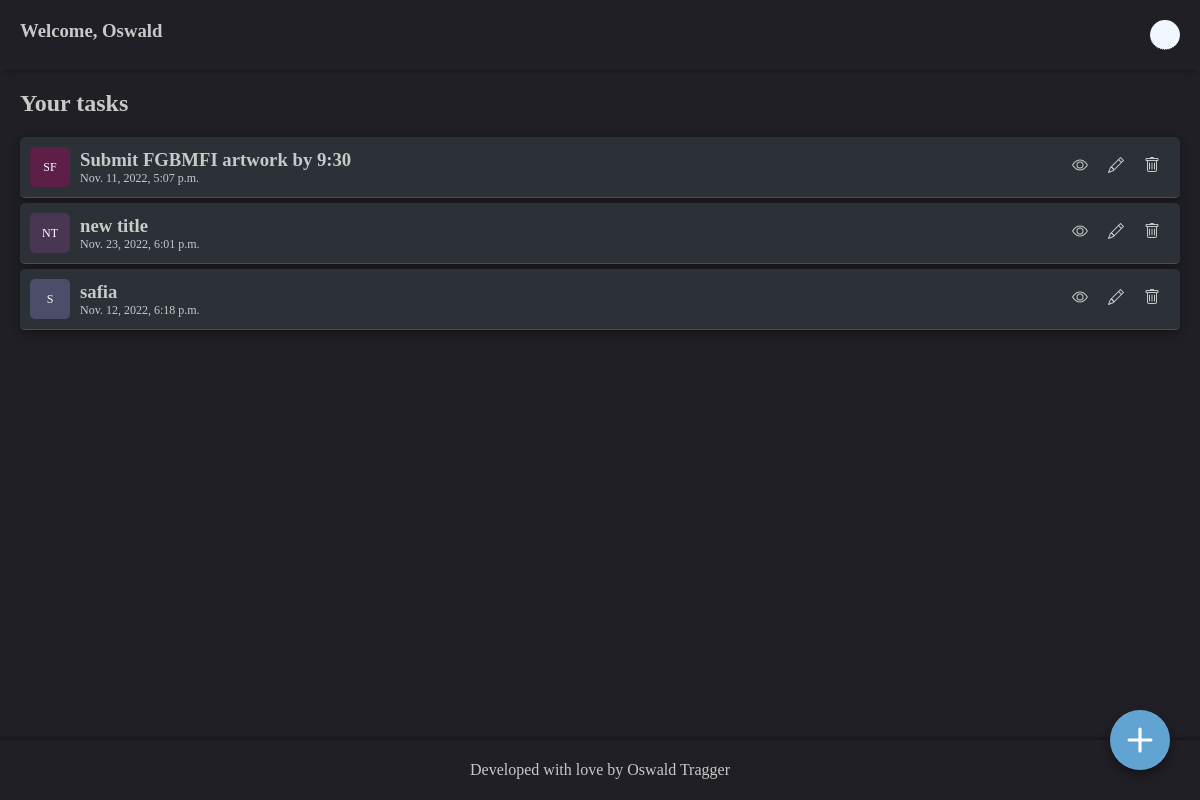
The app's page / (signed in) with its own data.
### task/models.py (models this page shows, shortened)
class Task(models.Model):
    title = models.CharField(max_length = 100, blank = False)
    description = models.TextField(blank=True)
    time = models.DateTimeField(auto_now=False, auto_now_add=False)
    def get_initials(self):
        sp = ''
        split = self.title.split()[:2]
        for i in split:
            sp += i[0].upper()
        return sp

### task/views.py (the view)
# urls.py: path('', views.tasks, name='tasks'),
def tasks(request):
    tasks = Task.objects.all()
    context = {'tasks':tasks}
    return render(request, 'index.html', context)

### templates/index.html (shortened to what this page needs)
{% load static %}
<!DOCTYPE html>
<html lang="en">
<head>
    <link rel="stylesheet" href="{% static 'css/styles.css' %}">
</head>
<body class="vh vw">
    <div class="add-task d-flex flex-row justify-center align-center">
        <img src="{% static 'img/plus.svg' %}" alt="">
    </div>
    <nav class="d-flex flex-row justify-between w-100">
        <h3>Welcome, <span>{{user}}</span></h3>
        <div class="profile-picture tooltip">
        </div>
    </nav>
    <section class="main">
        <h1>Your tasks</h1>
        {% for task in tasks %}
            <div class="task d-flex flex-row justify-between align-center" data-taskId="{{task.pk}}">
                <div class="task-l d-flex flex-row align-center">
                    <div class="task-img d-flex justify-center align-center small">{{task.get_initials}}</div>
                    <div class="task-details">
                        <h3>{{task.title}}</h3>
                        <p class="small">{{task.time}}</p>
                    </div>
                </div>
                <div class="options d-flex flex-row">
                    <span class="view-task"><img src="{% static 'img/eye.svg' %}" alt=""></span>
                    <span class="edit-task"><img src="{% static 'img/pencil.svg' %}" alt=""></span>
                    <span class="delete-task"><a href="{% url 'task:delete_task' pk=task.pk %}"><img src="{% static 'img/trash.svg' %}" alt=""></a></span>
                </div>
            </div>
        {% endfor %}
    </section>
    <footer class="d-flex justify-center align-center">
        <p>Developed with love by Oswald Tragger</p>
    </footer>
</body>
</html>

### assets/css/styles.css (style rules this page uses)
:root { --body-color: rgb(32, 31, 37); --component-color: rgb(43, 49, 55); --component-color-hover: rgb(51, 58, 66); }
* { margin: 0; padding: 0; box-sizing: border-box; }
body { background-color: var(--body-color); color: #c9c9c9; }
nav { padding: 20px; box-shadow: 0px 5px 5px -5px rgba(0, 0, 0, 0.574); }
.main { padding: 20px; }
.main>h1 { padding-bottom: 20px; }
footer { height: 60px; position: fixed; bottom: 0; left: 0; width: 100%; z-index: 1; box-shadow: 0px 5px 5px 5px rgba(0, 0, 0, 0.574); }
.profile-picture { height: 30px; width: 30px; background-color: aliceblue; border-radius: 50px; }
.add-task { width: 60px; background-color: rgb(97, 163, 211); height: 60px; border-radius: 50px; position: fixed; bottom: 30px; right: 30px; z-index: 2; cursor: pointer; box-shadow: 0px 5px 10px rgba(0, 0, 0, 0.371); transition: all .2s ease-in-out; }
.add-task>img { width: 50px; height: 50px; object-fit: contain; object-position: center; }
.options>span { padding: 9px 10px; border-radius: 3px; cursor: pointer; transition: all .3s ease-in-out; }
.task { padding: 10px; margin-bottom: 5px; background-color: var(--component-color); border-bottom: 1px solid rgb(77, 77, 77); border-radius: 5px; box-shadow: 0px 3px 10px rgba(0, 0, 0, 0.371); transition: all .8s cubic-bezier(0.19, 1, 0.22, 1); }
.task-img { width: 40px; height: 40px; margin-right: 10px; background-color: coral; border-radius: 5px; color: #fff; }
.tooltip { position: relative; display: inline-block; border-bottom: 1px dotted black; }
.vh { height: 100vh; }
.vw { width: 100vw; }
.w-100 { width: 100%; }
.small { font-size: 12px; }
.d-flex { display: flex; }
.flex-row { flex-direction: row; }
.justify-center { justify-content: center; }
.justify-between { justify-content: space-between; }
.align-center { align-items: center; }

### records on screen
Task: get_initials "SF", title "Submit FGBMFI artwork by 9:30", time "Nov. 11, 2022, 5:07 p.m."
Task: get_initials "NT", title "new title", time "Nov. 23, 2022, 6:01 p.m."
Task: get_initials "S", title "safia", time "Nov. 12, 2022, 6:18 p.m."

### other values on screen
{{ user }} "Oswald"
